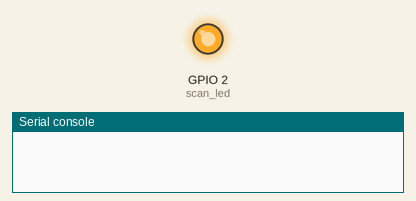
The program below on a simulated ESP32 board running MicroPython. Shown: output pins drawn as LEDs (lit = HIGH), the last lines printed to the serial console. A WiFi scan finds one network, HomeNet. At 2.2 s the program stops and its outputs stay as they are.

Above: at 0.1 s.
At 2.3 s:
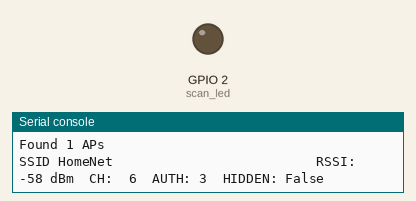
Timing chart, 0 to 3.7 s (numbered marks = the images above):
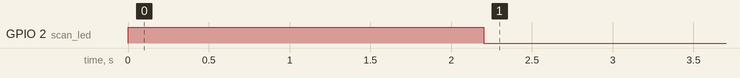

Measured:
- by itself, GPIO 2 (scan_led): LOW → HIGH at 0.00 s, → LOW 2.2 s later

The program:

AP_scan.py
```python
import network
import time
from machine import Pin

# Creates Wi-Fi interface in station mode (scans and connects to APs)
def scan_aps():
    # ESP32 "D2" is commonly GPIO2; adjust if your board maps D2 differently.
    # "D2" is the onboard LED
    scan_led = Pin(2, Pin.OUT)
    scan_led.on()
    wlan = network.WLAN(network.STA_IF)
    wlan.active(True)
    time.sleep(0.2)
    try:
        # Performs a scan and returns a list of tuples
        aps = wlan.scan() # list of tuples
        print("Found {} APs".format(len(aps)))
        for ap in aps:
            ssid = ap[0].decode("utf-8", "ignore")
            # Build BSSID string from bytes
            bssid = ":".join("{:02x}".format(b) for b in ap[1])
            channel = ap[2]
            rssi = ap[3]
            authmode = ap[4]
            hidden = ap[5]
            print("SSID {:<32} RSSI: {:>4} dBm  CH: {:>2}  AUTH: {}  HIDDEN: {}".format(
                ssid, rssi, channel, authmode, bool(hidden)
            ))
    finally:
        scan_led.off()
        # Runs "scan_aps()" when file is executed directly (not imported)
if __name__ == "__main__":
    scan_aps()
```
